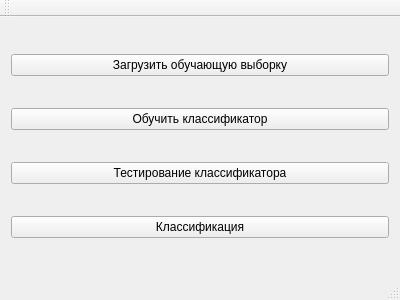
<?xml version="1.0" encoding="UTF-8"?>
<ui version="4.0">
 <class>MainWindow</class>
 <widget class="QMainWindow" name="MainWindow">
  <property name="geometry">
   <rect>
    <x>0</x>
    <y>0</y>
    <width>400</width>
    <height>300</height>
   </rect>
  </property>
  <property name="windowTitle">
   <string>MainWindow</string>
  </property>
  <widget class="QWidget" name="centralWidget">
   <layout class="QGridLayout" name="gridLayout">
    <item row="2" column="0">
     <widget class="QPushButton" name="pushButton_3">
      <property name="text">
       <string>Тестирование классификатора</string>
      </property>
     </widget>
    </item>
    <item row="1" column="0">
     <widget class="QPushButton" name="pushButton_2">
      <property name="text">
       <string>Обучить классификатор</string>
      </property>
     </widget>
    </item>
    <item row="0" column="0">
     <widget class="QPushButton" name="pushButton">
      <property name="text">
       <string>Загрузить обучающую выборку</string>
      </property>
     </widget>
    </item>
    <item row="3" column="0">
     <widget class="QPushButton" name="pushButton_4">
      <property name="text">
       <string>Классификация</string>
      </property>
     </widget>
    </item>
   </layout>
  </widget>
  <widget class="QMenuBar" name="menuBar">
   <property name="geometry">
    <rect>
     <x>0</x>
     <y>0</y>
     <width>400</width>
     <height>21</height>
    </rect>
   </property>
  </widget>
  <widget class="QToolBar" name="mainToolBar">
   <attribute name="toolBarArea">
    <enum>TopToolBarArea</enum>
   </attribute>
   <attribute name="toolBarBreak">
    <bool>false</bool>
   </attribute>
  </widget>
  <widget class="QStatusBar" name="statusBar"/>
 </widget>
 <layoutdefault spacing="6" margin="11"/>
 <resources/>
 <connections/>
</ui>
